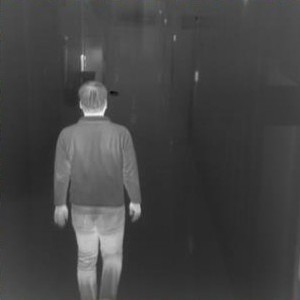
%> input picture wavelet_transform/manWalkIR.jpg, 300 x 300 px
$ octave samp.m   (GNU Octave 9; MATLAB toolbox functions it lacks are replaced by stand-ins)
%> lines starting %> are read from the running program, lines starting %| are printed output that depends on the picture; in (x1, y1, x2, y2) boxes, pixels count from 0 and x2, y2 are one past the last pixel; in counts of white or black regions, pixels touching at a corner belong together; the program's own positions count from 1
clc; clear all; close all;

% Read and preprocess images
IR = imread("manWalkIR.jpg");
%> IR is the input picture: size 300x300x3 uint8; mean R, G, B 67.7, 67.8, 67.7
VIS = imread("manWalkVB.jpg");
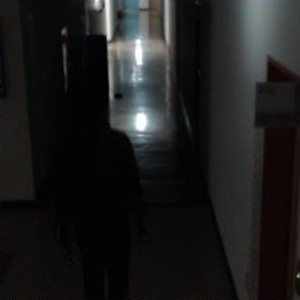
%> input picture wavelet_transform/manWalkVB.jpg, 300 x 300 px
%> VIS is the input picture: size 300x300x3 uint8; mean R, G, B 29, 29, 28.6

% Original images display
figure(1)
subplot(1,2,1); imshow(IR, []); title('Infrared Image');
subplot(1,2,2); imshow(VIS, []); title('Visible Image');

% Convert to grayscale if necessary
if size(IR,3) == 3
    IR = rgb2gray(IR);
%> IR: size 300x300 uint8
end
if size(VIS,3) == 3
    VIS = rgb2gray(VIS);
%> VIS: size 300x300 uint8
end

% Resize visible image to match IR dimensions
[rows, cols] = size(IR);
%> rows = 300; cols = 300
VIS = imresize(VIS, [rows cols]);

% Convert to double precision for processing
IR = im2double(IR);
%> IR: size 300x300 double
VIS = im2double(VIS);
%> VIS: size 300x300 double

% Apply single-level DWT
[LL_IR, LH_IR, HL_IR, HH_IR] = dwt2(IR, 'db2', 2);
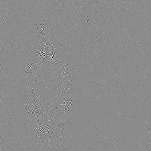
%> HH_IR: size 151x151 double; min -0.0435, max 0.0359, mean 1.09e-05; drawn with min black and max white
[LL_VIS, LH_VIS, HL_VIS, HH_VIS] = dwt2(VIS, 'db2', 2);
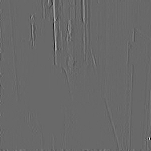
%> HL_VIS: size 151x151 double; min -0.203, max 0.289, mean 4.26e-05; drawn with min black and max white
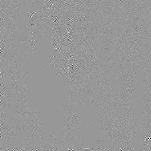
%> HH_VIS: size 151x151 double; min -0.0361, max 0.0248, mean 1.53e-06; drawn with min black and max white

% Display wavelet components for infrared image
figure(2)
subplot(2,2,1); imshow(LL_IR, []); title('Approximation (LL) IR');
subplot(2,2,2); imshow(LH_IR, []); title('Horizontal Detail (LH) IR');
subplot(2,2,3); imshow(HL_IR, []); title('Vertical Detail (HL) IR');
subplot(2,2,4); imshow(HH_IR, []); title('Diagonal Detail (HH) IR');

% Display wavelet components for visible image
figure(3)
subplot(2,2,1); imshow(LL_VIS, []); title('Approximation (LL) VIS');
subplot(2,2,2); imshow(LH_VIS, []); title('Horizontal Detail (LH) VIS');
subplot(2,2,3); imshow(HL_VIS, []); title('Vertical Detail (HL) VIS');
subplot(2,2,4); imshow(HH_VIS, []); title('Diagonal Detail (HH) VIS');

% Fuse approximation coefficients as average
LL_fused = (0.6*LL_IR + 0.4*LL_VIS);
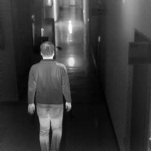
%> LL_fused: size 151x151 double; min 0.187, max 1.16, mean 0.41; drawn with min black and max white

% Compute variances of detail coefficients
var_LH_IR = var(LH_IR(:));
%> var_LH_IR = 4.04e-05
var_LH_VIS = var(LH_VIS(:));
%> var_LH_VIS = 3.61e-05
var_HL_IR = var(HL_IR(:));
%> var_HL_IR = 0.000203
var_HL_VIS = var(HL_VIS(:));
%> var_HL_VIS = 0.00014
var_HH_IR = var(HH_IR(:));
%> var_HH_IR = 4.46e-06
var_HH_VIS = var(HH_VIS(:));
%> var_HH_VIS = 3.06e-06

% Fuse detail coefficients by selecting based on higher variance
if var_LH_IR > var_LH_VIS
    LH_fused = LH_IR;
else
    LH_fused = LH_VIS;
end

if var_HL_IR > var_HL_VIS
    HL_fused = HL_IR;
else
    HL_fused = HL_VIS;
end

if var_HH_IR > var_HH_VIS
    HH_fused = HH_IR;
else
    HH_fused = HH_VIS;
end

% Reconstruct fused image from fused coefficients
Fused = idwt2(LL_fused, LH_fused, HL_fused, HH_fused, 'db2');
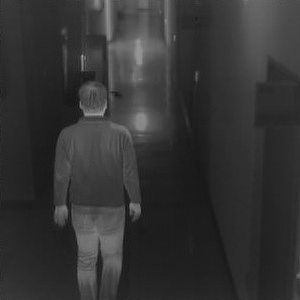
%> Fused: size 300x300 double; min 0.0694, max 0.642, mean 0.205

% Display fused image
figure(4)
imshow(Fused, [])
title("Fused Image using Variance-based Fusion for Details");

% ==============================
% Compute image entropy (EN)
% ==============================

img = Fused;
if size(img, 3) == 3
    img = rgb2gray(img);
end

img = double(img);
numBins = 256;
counts = imhist(img, numBins);
%> counts = 256 values, max 3208 at index 44, min 0 at index 1, mean 351.6
probs = counts / sum(counts);
%> probs = 256 values, max 0.0356 at index 44, min 0 at index 1, mean 0.00391
probs(probs == 0) = [];
entropyValue = -sum(probs .* log2(probs));
%> entropyValue = 6.06
fprintf('Entropy of the fused image: %.4f\n', entropyValue);
%| Entropy of the fused image: 6.0631

% ==============================
% Mutual Information Computation
% ==============================

% Compute MI for IR image
MI_IR = computeMI("manWalkIR.jpg", Fused);
%> in jointHistogram, `img2 = uint8(img2);`:
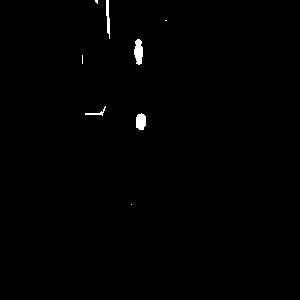
%> img2: size 300x300 uint8; values 0 (black) and 1 (white), 0.55% white; 8 white regions (4 under 20 px), largest, box (x1, y1, x2, y2) and area: (134, 39, 143, 65) 176, (136, 113, 146, 130) 142, (106, 0, 110, 39) 104, (85, 106, 106, 116) 51
%> in computeMI, `p1 = sum(jointProb, 2);`: p1 = 256 values, max 0.0345 at index 46, min 0 at index 1, mean 0.00391
%> in computeMI, `p2 = sum(jointProb, 1);`: p2 = 256 values, max 0.995 at index 1, min 0 at index 3, mean 0.00391
%> after the loop in computeMI, `for i = 1:length(p1)`: MI = 0.0148
%> MI_IR = 0.0148

% Compute MI for VB image
MI_VB = computeMI("manWalkVB.jpg", Fused);
%> MI_VB = 0.04

% Final MI sum
MIFinal = MI_IR + MI_VB;
%> MIFinal = 0.0547

% Display results
fprintf('Mutual Information (IR vs Fused): %.4f\n', MI_IR);
%| Mutual Information (IR vs Fused): 0.0148
fprintf('Mutual Information (VB vs Fused): %.4f\n', MI_VB);
%| Mutual Information (VB vs Fused): 0.0400
fprintf('Combined Mutual Information: %.4f\n', MIFinal);
%| Combined Mutual Information: 0.0547

% ==============================
% Functions
% ==============================

function jointHist = jointHistogram(img1, img2)
    img1 = uint8(img1);
    img2 = uint8(img2);
    jointHist = zeros(256, 256);
    for i = 1:numel(img1)
        jointHist(img1(i)+1, img2(i)+1) = jointHist(img1(i)+1, img2(i)+1) + 1;
    end
end

function MI = computeMI(imgPath1, img2)
    img1 = imread(imgPath1);

    % Convert to grayscale if needed
    if size(img1, 3) == 3
        img1 = rgb2gray(img1);
    end
    if size(img2, 3) == 3
        img2 = rgb2gray(img2);
    end

    % Resize to match dimensions
    if ~isequal(size(img1), size(img2))
        img2 = imresize(img2, size(img1));
    end

    % Convert to double
    img1 = double(img1);
    img2 = double(img2);

    % Compute joint histogram
    jointHist = jointHistogram(img1, img2);

    % Normalize to get joint probability
    jointProb = jointHist / sum(jointHist(:));

    % Marginal probabilities
    p1 = sum(jointProb, 2);  % over columns
    p2 = sum(jointProb, 1);  % over rows

   % computeMI
    MI = 0;
    for i = 1:length(p1)
        for j = 1:length(p2)
            if jointProb(i,j) > 0
                MI = MI + jointProb(i,j) * log2(jointProb(i,j) / (p1(i) * p2(j)));
            end
        end
    end
end
